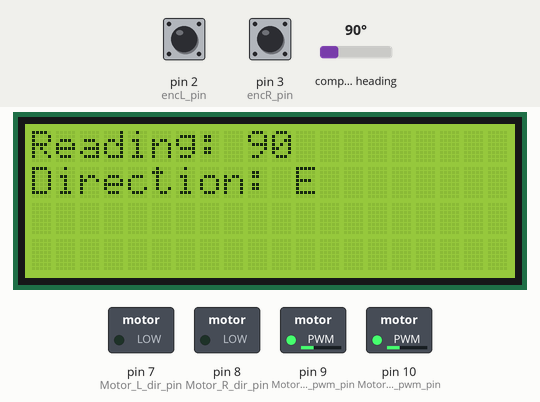
This sketch was run on a simulated Arduino Mega 2560, built with avr-gcc and run on an emulated ATmega2560. Shown: 20×4 character LCD, switched loads named in the sketch (green lamp = pin HIGH). Wiring (inferred from the names in the program): CMPS compass at I2C address 0x60. The test bench sets the inputs (shaded band); at power-on: compass heading 90°, pin 2 (encL_pin) HIGH, pin 3 (encR_pin) HIGH.

Above: at 12.1 s.
12.2 s: compass heading set to 157°
At 12.9 s:
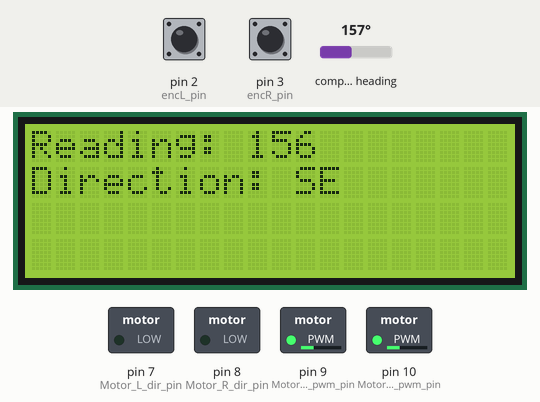
13.7 s: compass heading set to 165°
At 14.2 s:
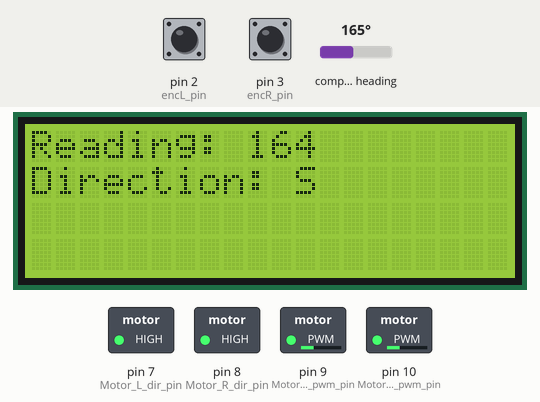
15.2 s: compass heading set to 331°
At 16.4 s:
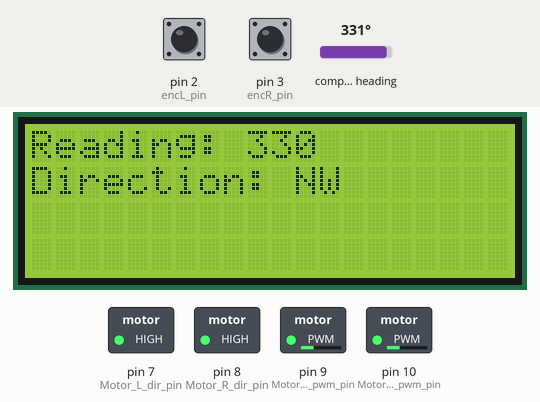
16.7 s: compass heading set to 339°
At 17.8 s:
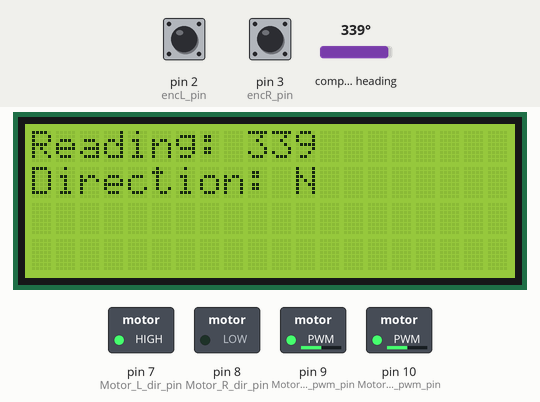
Timing chart, 0 to 28.5 s (numbered marks = the images above; inputs shaded):
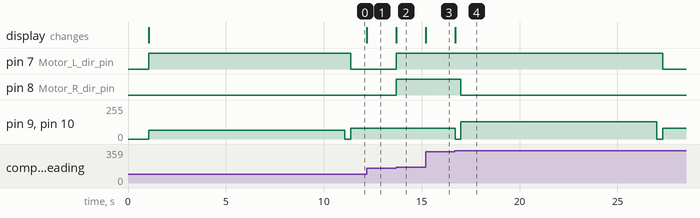

Measured:
- the behaviour switches between 161 and 162° on compass heading (found by bisection; images 1 and 2)
- the behaviour switches between 336 and 337° on compass heading (found by bisection; images 3 and 4)
- after the input at 12.2 s, the display: changes at once (image 1)
- after the input at 13.7 s, pin 7 (Motor_L_dir_pin), pin 8 (Motor_R_dir_pin): LOW → HIGH at once; the display: changes at once (image 2)
- after the input at 15.2 s, the display: changes at once (image 3)
- after the input at 16.7 s, pin 7 (Motor_L_dir_pin): HIGH → LOW after 10.6 s; pin 8 (Motor_R_dir_pin): HIGH → LOW after 0.31 s; pin 9 (Motor_L_pwm_pin), pin 10 (Motor_R_pwm_pin): 80/255 → 0/255 at once, → 128/255 0.30 s later, → 0/255 10.0 s later, → 80/255 0.30 s later; the display: changes at once (image 4)

The sketch:

Week45.ino
```cpp
#include <Wire.h>
#include <LiquidCrystal.h>

// PIN definitions

const int rs = 37, en = 36, d4 = 35, d5 = 34, d6 = 33, d7 = 32;
LiquidCrystal lcd(rs, en, d4, d5, d6, d7);
const int js_x = A8, js_y = A9;
int buttonPin = 19;
int buttonState = 1;
const int SDA_pin = 20; // serial data
const int SCL_pin = 21; // serial clock

const int encL_pin = 2;
const int encR_pin = 3;

#define CMPS_address 0x60
#define Motor_forward 0
#define Motor_return 1
#define Motor_L_dir_pin 7
#define Motor_R_dir_pin 8
#define Motor_L_pwm_pin 9
#define Motor_R_pwm_pin 10

const int TOLERANCE = 4;
const int PWM_25 = 64;
const int PWM_50 = 128;
const int PWM_75 = 191;
const float PULSES_PER_CM = 10.0;   // CALIBRATE THIS
const bool RUN_AT_START = true;

// Predefined global variables
volatile bool pushFlag = false;
volatile long pulsesL = 0;
volatile long pulsesR = 0;
int reading = 0;
bool compassOk = false;

void isrL() { pulsesL++; }
void isrR() { pulsesR++; }

void setup() {
  Serial.begin(9600);
  Wire.begin();
  pinMode(buttonPin, INPUT_PULLUP);
  pinMode(Motor_L_dir_pin, OUTPUT);
  pinMode(Motor_R_dir_pin, OUTPUT);
  pinMode(Motor_L_pwm_pin, OUTPUT);
  pinMode(Motor_R_pwm_pin, OUTPUT);
  pinMode(encL_pin, INPUT_PULLUP);
  pinMode(encR_pin, INPUT_PULLUP);
  attachInterrupt(digitalPinToInterrupt(encL_pin), isrL, RISING);
  attachInterrupt(digitalPinToInterrupt(encR_pin), isrR, RISING);
  lcd.begin(20, 4);

  if (RUN_AT_START) {
    delay(1000);
    Exrecise5();
  }
}


void printRawValue() {
  Wire.beginTransmission(CMPS_address);
  Wire.write(byte(0x01));
  Wire.endTransmission(false);

  Wire.requestFrom(CMPS_address, 1, false);

  if (Wire.available() >= 1) {
    byte raw = Wire.read();

    Serial.print("raw: ");
    Serial.print(raw);
    Serial.println();
  }
}

void printCompassHeading() {
  Wire.beginTransmission(CMPS_address);
  Wire.write(byte(0x01));
  Wire.endTransmission();

  Wire.requestFrom(CMPS_address, 1);

  compassOk = false;
  if (Wire.available() >= 1) {
    reading = map(Wire.read(), 0, 255, 0, 359);
    compassOk = true;
  }

  if (reading < 23) {
    lcd.setCursor(0, 1);
    lcd.print("Direction: ");
    lcd.print("N ");

  } else if (reading >= 23 && reading < 68) {
    lcd.setCursor(0, 1);
    lcd.print("Direction: ");
    lcd.print("NE");

  } else if (reading >= 68 && reading < 113) {
    lcd.setCursor(0, 1);
    lcd.print("Direction: ");
    lcd.print("E ");

  } else if (reading >= 113 && reading < 158) {
    lcd.setCursor(0, 1);
    lcd.print("Direction: ");
    lcd.print("SE");

  } else if (reading >= 158 && reading < 203) {
    lcd.setCursor(0, 1);
    lcd.print("Direction: ");
    lcd.print("S ");

  } else if (reading >= 203 && reading < 248) {
    lcd.setCursor(0, 1);
    lcd.print("Direction: ");
    lcd.print("SW");

  } else if (reading >= 248 && reading < 293) {
    lcd.setCursor(0, 1);
    lcd.print("Direction: ");
    lcd.print("W ");

  } else if (reading >= 293 && reading < 338) {
    lcd.setCursor(0, 1);
    lcd.print("Direction: ");
    lcd.print("NW");

  } else {
    lcd.setCursor(0, 1);
    lcd.print("Direction: ");
    lcd.print("N ");
  }
  lcd.setCursor(0, 0);
  lcd.print("Reading: ");
  lcd.print(reading);
  lcd.print("   ");
}

void turnLeft() {
  // left motor still goes the opposite way
  digitalWrite(Motor_R_dir_pin, Motor_forward);
  digitalWrite(Motor_L_dir_pin, Motor_forward);
  analogWrite(Motor_R_pwm_pin, 80);
  analogWrite(Motor_L_pwm_pin, 80);
}

void turnRight() {
  digitalWrite(Motor_R_dir_pin, Motor_return);
  digitalWrite(Motor_L_dir_pin, Motor_return);
  analogWrite(Motor_R_pwm_pin, 80);
  analogWrite(Motor_L_pwm_pin, 80);
}

void stopMotors() {
  analogWrite(Motor_R_pwm_pin, 0);
  analogWrite(Motor_L_pwm_pin, 0);
}

int headingError(int heading) {
  return ((heading - reading + 540) % 360) - 180;
}
void turnToHeading(unsigned int heading) {
  printCompassHeading();
  while (compassOk && abs(headingError((int)heading)) > TOLERANCE) {
    if (headingError((int)heading) > 0) {
      turnRight();
    } else {
      turnLeft();
    }
    printCompassHeading();
  }
  stopMotors();
  delay(300);
}

void driveCm(float cm, int pwm) {
  long target = (long)(cm * PULSES_PER_CM);

  noInterrupts();
  pulsesL = 0;
  pulsesR = 0;
  interrupts();

  digitalWrite(Motor_R_dir_pin, Motor_forward);
  digitalWrite(Motor_L_dir_pin, Motor_return);
  analogWrite(Motor_R_pwm_pin, pwm);
  analogWrite(Motor_L_pwm_pin, pwm);

  unsigned long startTime = millis();
  while (millis() - startTime < 10000) {
    noInterrupts();
    long l = pulsesL;
    long r = pulsesR;
    interrupts();

    if ((l + r) / 2 >= target) break;
  }

  stopMotors();
  delay(300);
}

void Exrecise5() {
  printCompassHeading();
  if (!compassOk) return;

  int startHeading = reading;

  driveCm(13, PWM_25);
  turnToHeading((startHeading - 110 + 360) % 360);

  driveCm(20, PWM_50);
  turnToHeading((startHeading - 250 + 360) % 360);

  driveCm(20, PWM_75);
  turnToHeading(startHeading);

  delay(30000000);
}

void loop() {
  buttonState = digitalRead(buttonPin);
  Serial.print(buttonPin);

  if (buttonState == 0) {
    Serial.println("Works");
    Exrecise5();
    while (digitalRead(buttonPin) == 1) {}
    delay(50);

  }

  printRawValue();
  printCompassHeading();
  delay(25);
}
```
